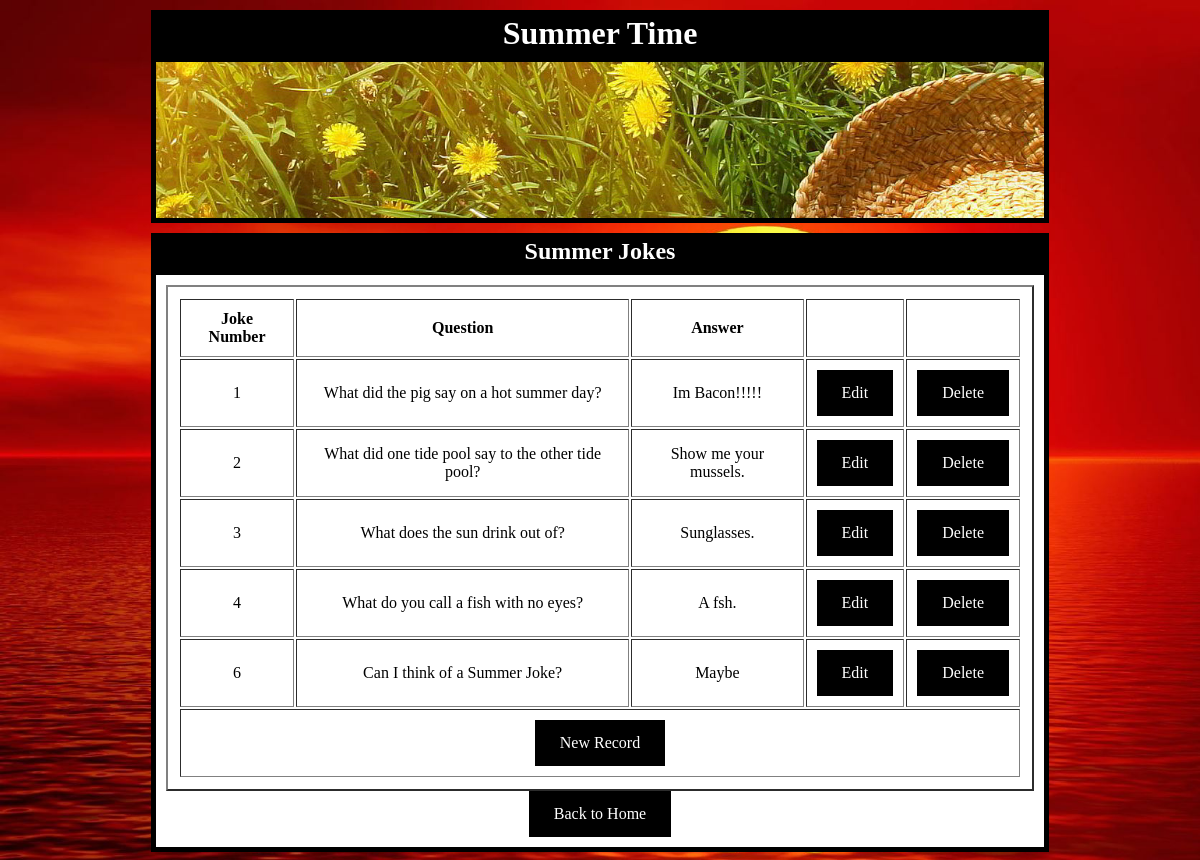
Page /JokeEdit.php on the committed database.
### tables this page shows
CREATE TABLE IF NOT EXISTS `jokes` (
  `ID` int(11) NOT NULL AUTO_INCREMENT,
  `Question` text NOT NULL,
  `Answer` text NOT NULL,
  PRIMARY KEY (`ID`)
);

### JokeEdit.php (the view, shortened to what this page needs)
<!DOCTYPE html>
<html>
	<head>
		<link rel="stylesheet" href="Summer.css">
	</head>
	<body >
	<div class="Top">
	<h1>Summer Time</h1>
	</div>
<div class="container">
	<img src="hat.jpg" style="width:100%; height:100%; display: block;">
</div>
	<div class="Header">
	<h2>Summer Jokes</h2>
	</div>
	<div class="container">
	<div class="content">
	 <?php
include('/connect-db.php');
if ($result = $mysqli->query("SELECT * FROM Jokes ORDER BY ID"))
{
if ($result->num_rows > 0)
{
echo "<center><table border='2' cellpadding='10' align='center'>";
echo "<tr><th>Joke Number</th><th>Question</th><th>Answer</th><th></th><th></th></tr>";
while ($row = $result->fetch_object())
{
echo "<tr>";
echo "<td>" . $row->ID . "</td>";
echo "<td>" . $row->Question . "</td>";
echo "<td>" . $row->Answer . "</td>";
echo "<td><a href='records.php?id=" . $row->ID . "'>Edit</a></td>";
echo "<td><a href='delete.php?id=" . $row->ID . "'>Delete</a></td>";
echo "</tr>";
}
echo "<tr><td colspan='5'><a href='records.php'>New Record</a></td></tr></table></center>";
}
else
{
echo "No results to display!";
}
}
else
{
echo "Error: " . $mysqli->error;
}
?>
	<a href='index.php'>Back to Home</a>
	</div>
	</div>
	</body>
</html>

### Summer.css (style rules this page uses)
.Top { width: 75%; height:20%; background-color: black; position: relative; margin-left: auto; margin-right: auto; margin-top: 10px; padding: 3px; border-style: solid; border-width: 2px; border-color: black; }
.Header { width: 75%; height:10%; background-color: black; position: relative; margin-left: auto; margin-right: auto; margin-top: 10px; border-style: solid; border-width: 5px; border-color: black; }
body { background-image: url("sunset.jpg"); text-align:center; background-attachment: fixed; background-size: cover; }
h1 { text-align: center; vertical-align: center; margin: auto; color: white; font-family: Georgia; }
h2 { text-align: center; vertical-align: center; margin: auto; color: white; font-family: Georgia; }
.container { width: 75%; position: relative; margin:auto; border-style: solid; border-width: 5px; border-color: black; background-color: white; padding: 0; }
table { padding: 10px; }
.content { margin:auto; padding: 10px; }
a:link, a:visited { background-color: black; color: white; padding: 14px 25px; text-align: center; text-decoration: none; display: inline-block; }
td { text-align: center; }

### rows in the picture
jokes: ID "1", Question "What did the pig say on a hot summer day?", Answer "Im Bacon!!!!!"
jokes: ID "2", Question "What did one tide pool say to the other tide pool?", Answer "Show me your mussels."
jokes: ID "3", Question "What does the sun drink out of?", Answer "Sunglasses."
jokes: ID "4", Question "What do you call a fish with no eyes?", Answer "A fsh."
jokes: ID "6", Question "Can I think of a Summer Joke?", Answer "Maybe"
